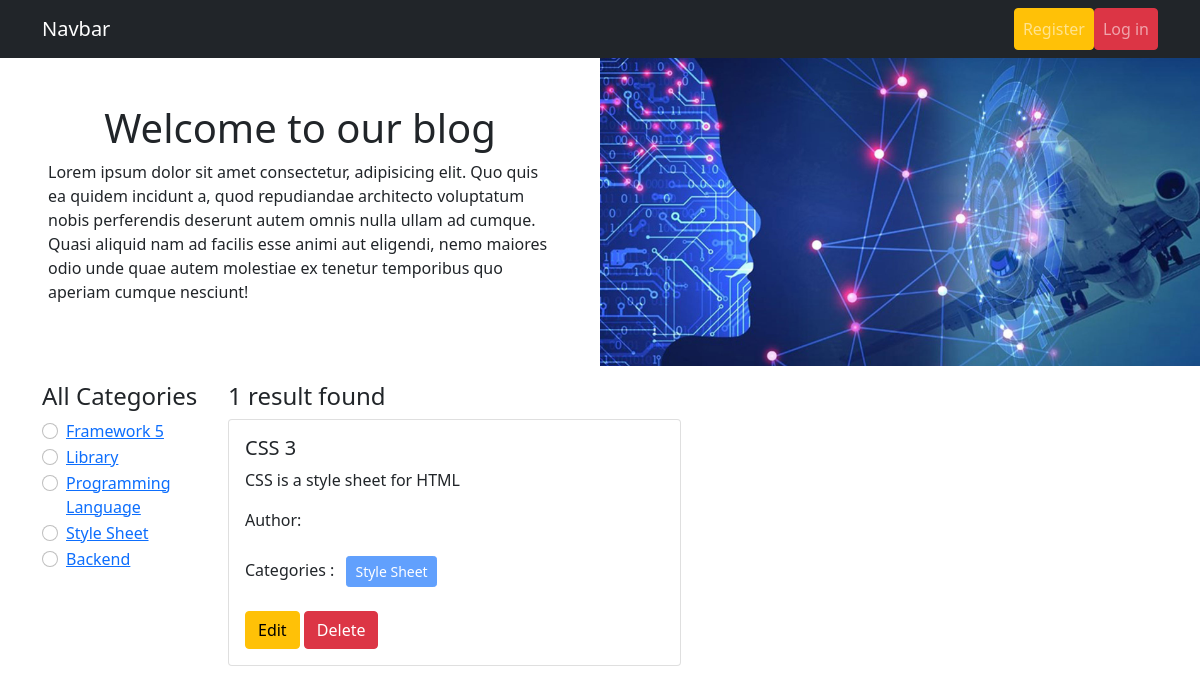
/category/style-sheet/, run on the app's committed database.
### categories/models.py (models this page shows, shortened)
class Category(models.Model):
    name = models.CharField(max_length=100)
    slug = models.SlugField(max_length=100, unique=True, null=True, blank=True)

### posts/models.py (models this page shows, shortened)
class Post(models.Model):
    title = models.CharField(max_length=55)
    content = models.TextField()
    category = models.ManyToManyField(Category)
    author = models.ForeignKey(User, on_delete=models.CASCADE)

### blog/views.py (the view)
# urls.py: 2. Add a URL to urlpatterns:  path('', views.home, name='home')
def home(request, category_slug = None):
    posts = Post.objects.all()
    if category_slug is not None:
        category = Category.objects.get(slug = category_slug)
        posts = Post.objects.filter(category=category)
    categories = Category.objects.all()
    return render(request, 'home.html', {'posts':posts, 'categories':categories})

### templates/home.html
{% extends "base.html" %}
{% load static %}
{% block content %}
<div class="d-flex flex-wrap">
  <div class="col-6 d-flex flex-column align-items-center justify-content-center px-5">
    <h1>Welcome to our blog</h1>
    <p>Lorem ipsum dolor sit amet consectetur, adipisicing elit. Quo quis ea quidem incidunt a, quod repudiandae architecto voluptatum nobis perferendis deserunt autem omnis nulla ullam ad cumque. Quasi aliquid nam ad facilis esse animi aut eligendi, nemo maiores odio unde quae autem molestiae ex tenetur temporibus quo aperiam cumque nesciunt!</p>
  </div>
  <div class="col-6">
    <img class="img-fluid" src="{% static "blog-banner.jpg" %}" alt="">
  </div>
</div>
<div class="container py-3">
  <div class="d-flex flex-wrap">
    <div class="col-2">
      <h4>All Categories</h4>
      {% for category in  categories%}
      <div class="form-check">
        <input class="form-check-input" type="radio" name="category" id="{{category.id}}">
        <label class="form-check-label" for="{{category.id}}">
          <a href="{% url 'category_wise_post' category.slug %}">{{category.name}}</a>
        </label>
      </div>
      {% endfor %}
    </div>
    <div class="col-10">
      <h4> {{posts|length}} result found</h4>
        <div class="row">
          {% for post in posts %}
          <div class="col-sm-6">
            <div class="card">
              <div class="card-body">
                <h5 class="card-title">{{post.title}}</h5>
                <p class="card-text">{{post.content}}</p>
                <p>Author: {{post.author.name}}</p>
                <p>Categories :
                  {% for i in post.category.all %}
                  <button class="btn btn-primary btn-sm m-2" disabled>{{i.name}}</button>
                  {% endfor %}
                </p>
                <a href="{% url 'edit_post' post.id%}" class="btn btn-warning">Edit</a>
                <a href="{% url 'delete_post' post.id%}" class="btn btn-danger">Delete</a>
              </div>
            </div>
          </div>
          {% endfor %}
      </div>
    </div>
  </div>
</div>
{% endblock content %}

### data on the page
Category: name "Framework 5"
Category: name "Library"
Category: name "Programming Language"
Category: name "Style Sheet"
Category: name "Backend"
Post: title "CSS 3", content "CSS is a style sheet for HTML"

### other printed values
{{ posts|length }} "1"
